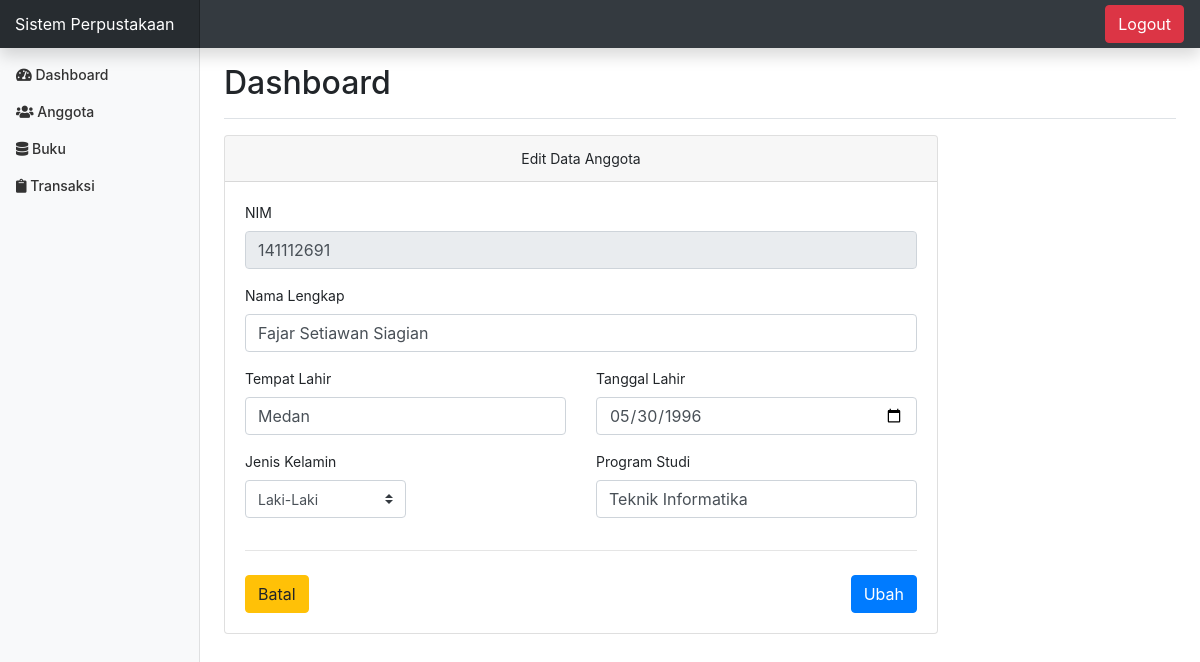
Screenshot of /index.php?page=anggota&aksi=ubah&id=141112691 (signed in) with the database file from the repository.
### tables this page shows
CREATE TABLE `anggota` (
  `nim` int(11) NOT NULL,
  `nama` varchar(200) NOT NULL,
  `tempat_lahir` varchar(100) NOT NULL,
  `tgl_lahir` date NOT NULL,
  `jk` enum('p','l') NOT NULL,
  `prodi` varchar(50) NOT NULL
);

### page/anggota/edit.php (the view, shortened to what this page needs)
<?php
$nim = $_GET['id'];
$query_anggota = "SELECT * FROM anggota WHERE nim = '$nim'";
$sql_anggota = mysqli_query($koneksi, $query_anggota);
$data = mysqli_fetch_array($sql_anggota, MYSQLI_ASSOC);
?>
<div class="card w-75 mb-4">
	<div class="card-header text-center">
		Edit Data Anggota
	</div>
	<div class="card-body">
		<form class="needs-validation" novalidate="" method="post">
			<div class="mb-3">
				<label for="nim">NIM</label>
				<input type="text" class="form-control" id="nim" name="nim" value="<?=$data['nim'];?>" readonly>
			</div>
			<div class="mb-3">
				<label for="nama">Nama Lengkap</label>
				<input type="text" class="form-control" id="nama" name="nama" value="<?=$data['nama'];?>" required>
			</div>
			<div class="row">
				<div class="col-md-6 mb-3">
					<label for="tempat">Tempat Lahir</label>
					<input type="text" class="form-control" id="tempat" name="tempat" value="<?=$data['tempat_lahir'];?>" required>
				</div>
				<div class="col-md-6 mb-3">
					<label for="tanggal">Tanggal Lahir</label>
					<input type="date" class="form-control" id="tanggal" name="tanggal" value="<?=$data['tgl_lahir'];?>" required>
				</div>
			</div>
			<div class="row">
				<div class="col-md-6 mb-3">
					<label for="jk">Jenis Kelamin</label>
					<select class="custom-select d-block w-50" id="jk" name="jk" required>
						<?php
						$jk = $data['jk'];
						if($jk == "l"):
						?>
							<option value="l" selected>Laki-Laki</option>
						<?php
						elseif($jk == "p"):
						?>
							<option value="p" selected>Perempuan</option>
						<?php
						endif;
						?>
					</select>
				</div>
				<div class="col-md-6 mb-3">
					<label for="prodi">Program Studi</label>
					<input type="text" class="form-control" id="prodi" name="prodi" value="<?=$data['prodi'];?>" required>
				</div>
			</div>
			<hr class="mb-4">
			<a class="btn btn-warning" href="?page=anggota" role="button">Batal</a>
			<input class="btn btn-primary float-right" type="submit" name="ubah" value="Ubah">
		</form>
	</div>
</div>

### assets/css/admin.css (style rules this page uses)
body { font-size: .875rem; }

### rows the page displays
anggota: nim "141112691", nama "Fajar Setiawan Siagian", tempat "Medan", tanggal "05/30/1996", jk "Laki-Laki", prodi "Teknik Informatika"
